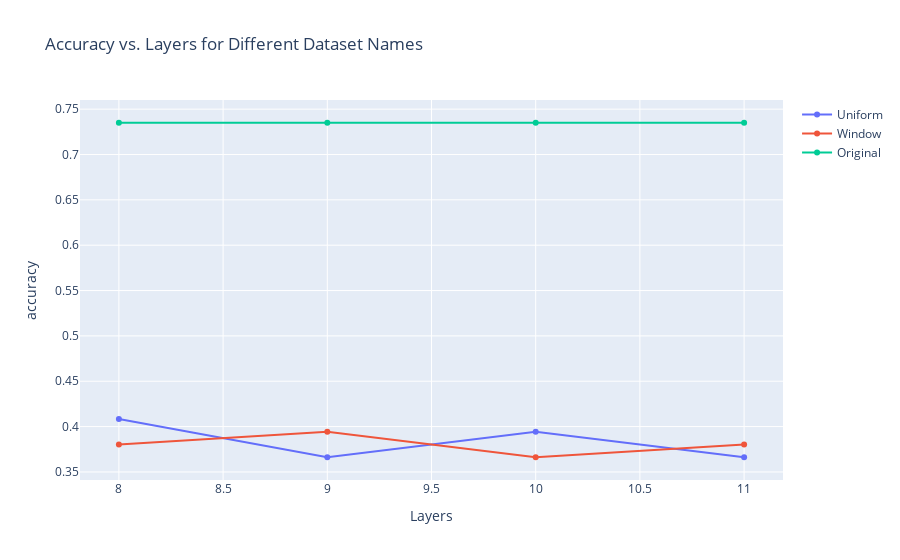

The notebook cell saved with this chart:
### Code cell
data = []
for name, group_data in baseline[(baseline['dataset_name']=='wnli')&(baseline['model_name']!='Original')].sort_values(by='layers').groupby('model_name'):
        layers = group_data['layers']
        accuracy = group_data[results_metric]
        data.append(go.Scatter(x=layers, y=accuracy, name=name))
layers = list(range(8,12))
accuracy = baseline[baseline['model_name']=='Original'][results_metric][0]
data.append(go.Scatter(x=layers, y=[accuracy for i in layers], name='Original'))
fig = go.Figure(data=data)
fig.update_layout(xaxis_title='Layers', yaxis_title=results_metric)
fig.update_layout(title='Accuracy vs. Layers for Different Dataset Names')

### Figure 1 — Plotly figure (JSON) as saved in the notebook; plotly's stock layout.template omitted (floating-point values rounded to 4 significant figures)
{"data": [{"name": "Uniform", "type": "scatter", "x": [8, 9, 10, 11], "y": [0.4085, 0.3662, 0.3944, 0.3662]}, {"name": "Window", "type": "scatter", "x": [8, 9, 10, 11], "y": [0.3803, 0.3944, 0.3662, 0.3803]}, {"name": "Original", "type": "scatter", "x": [8, 9, 10, 11], "y": [0.735, 0.735, 0.735, 0.735]}], "layout": {"autosize": true, "title": {"text": "Accuracy vs. Layers for Different Dataset Names"}, "xaxis": {"autorange": true, "range": [7.818, 11.18], "title": {"text": "Layers"}, "type": "linear"}, "yaxis": {"autorange": true, "range": [0.3358, 0.7654], "title": {"text": "accuracy"}, "type": "linear"}}}
